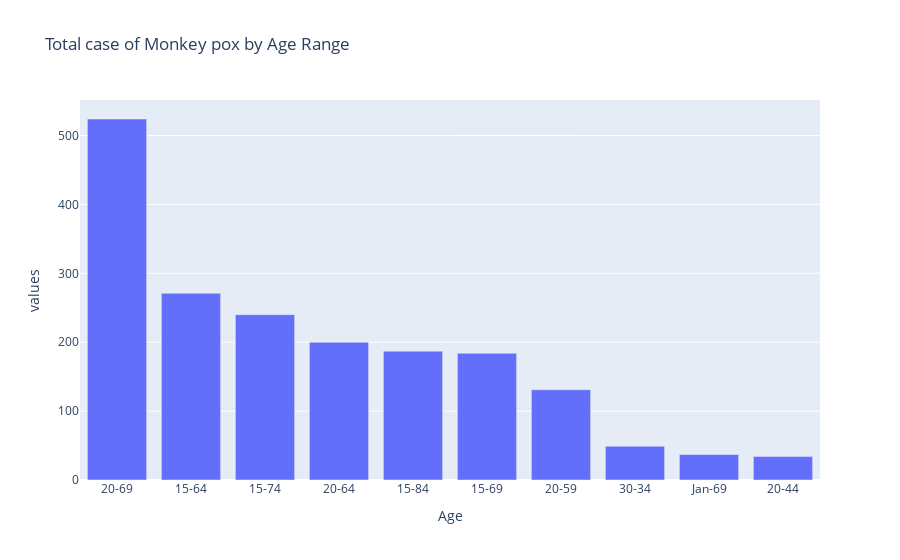

Notebook code for this chart:
### Code cell
import plotly.express as px
# data_canada = px.data.gapminder().query("country == 'Canada'")
fig = px.bar(df, x=df.index, y=df['values'],
            title='Total case of Monkey pox by Age Range')
fig.show()

### Figure 1 — Plotly figure (JSON) as saved in the notebook; plotly's stock layout.template omitted (floating-point values rounded to 4 significant figures)
{"data": [{"alignmentgroup": "True", "hovertemplate": "Age=%{x}<br>values=%{y}<extra></extra>", "legendgroup": "", "marker": {"color": "#636efa", "pattern": {"shape": ""}}, "name": "", "offsetgroup": "", "orientation": "v", "showlegend": false, "textposition": "auto", "type": "bar", "x": ["20-69", "15-64", "15-74", "20-64", "15-84", "15-69", "20-59", "30-34", "Jan-69", "20-44"], "xaxis": "x", "y": [524, 271, 240, 200, 187, 184, 131, 49, 37, 34], "yaxis": "y"}], "layout": {"barmode": "relative", "legend": {"tracegroupgap": 0}, "title": {"text": "Total case of Monkey pox by Age Range"}, "xaxis": {"anchor": "y", "domain": [0, 1], "title": {"text": "Age"}}, "yaxis": {"anchor": "x", "domain": [0, 1], "title": {"text": "values"}}}}
